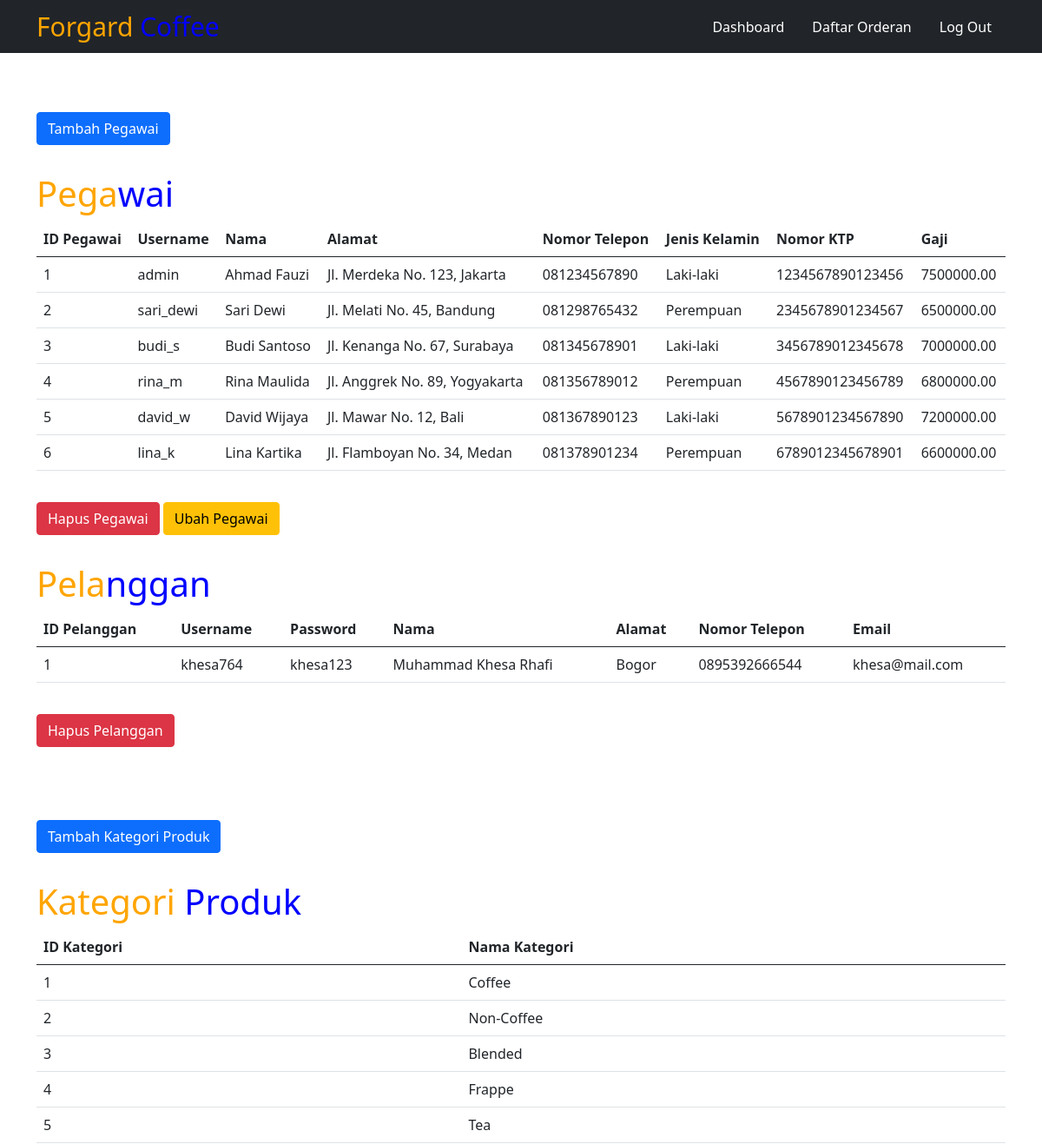
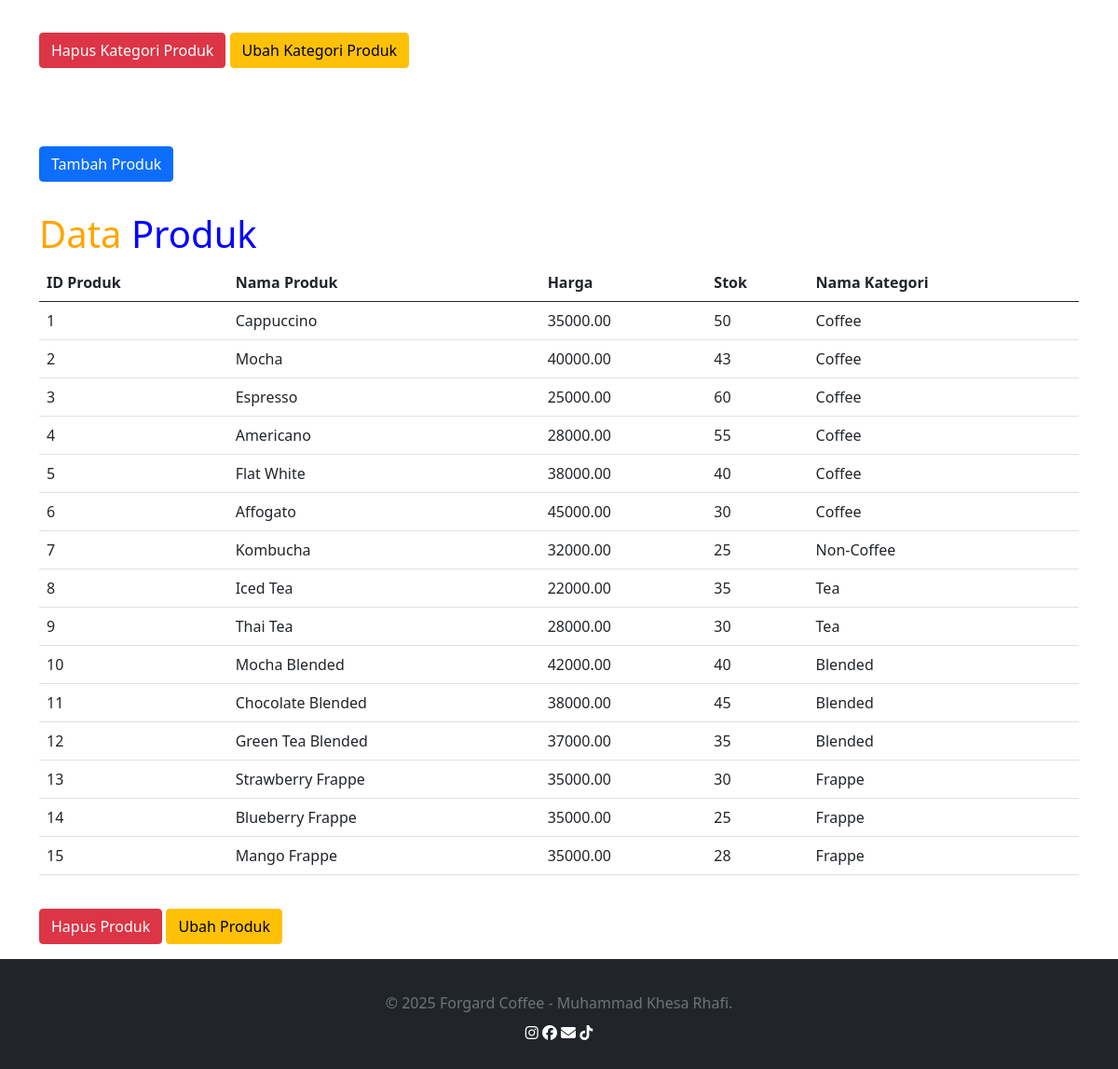
The app's page /dashboard_admin.php, older data (2 pictures, top to bottom).
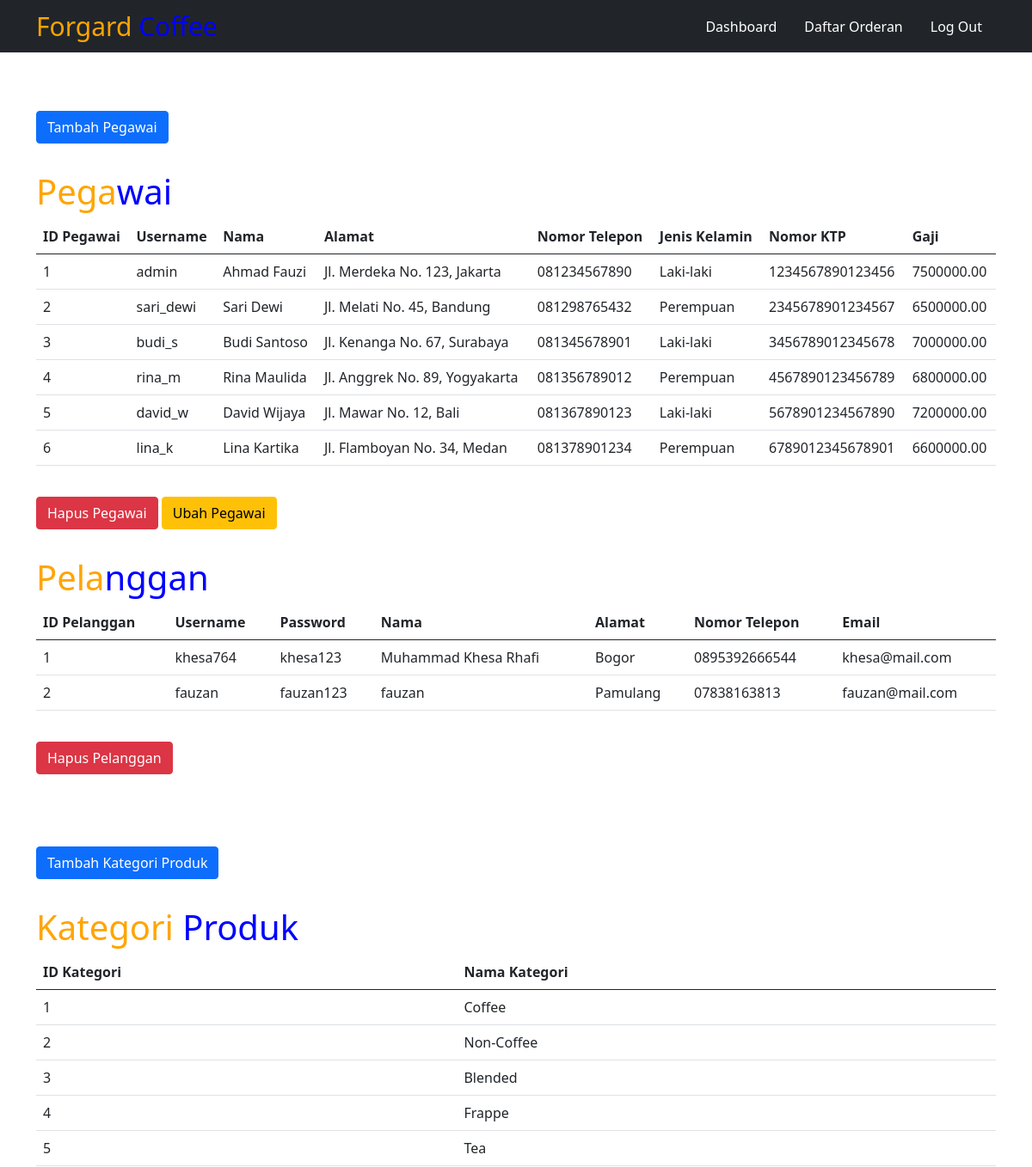
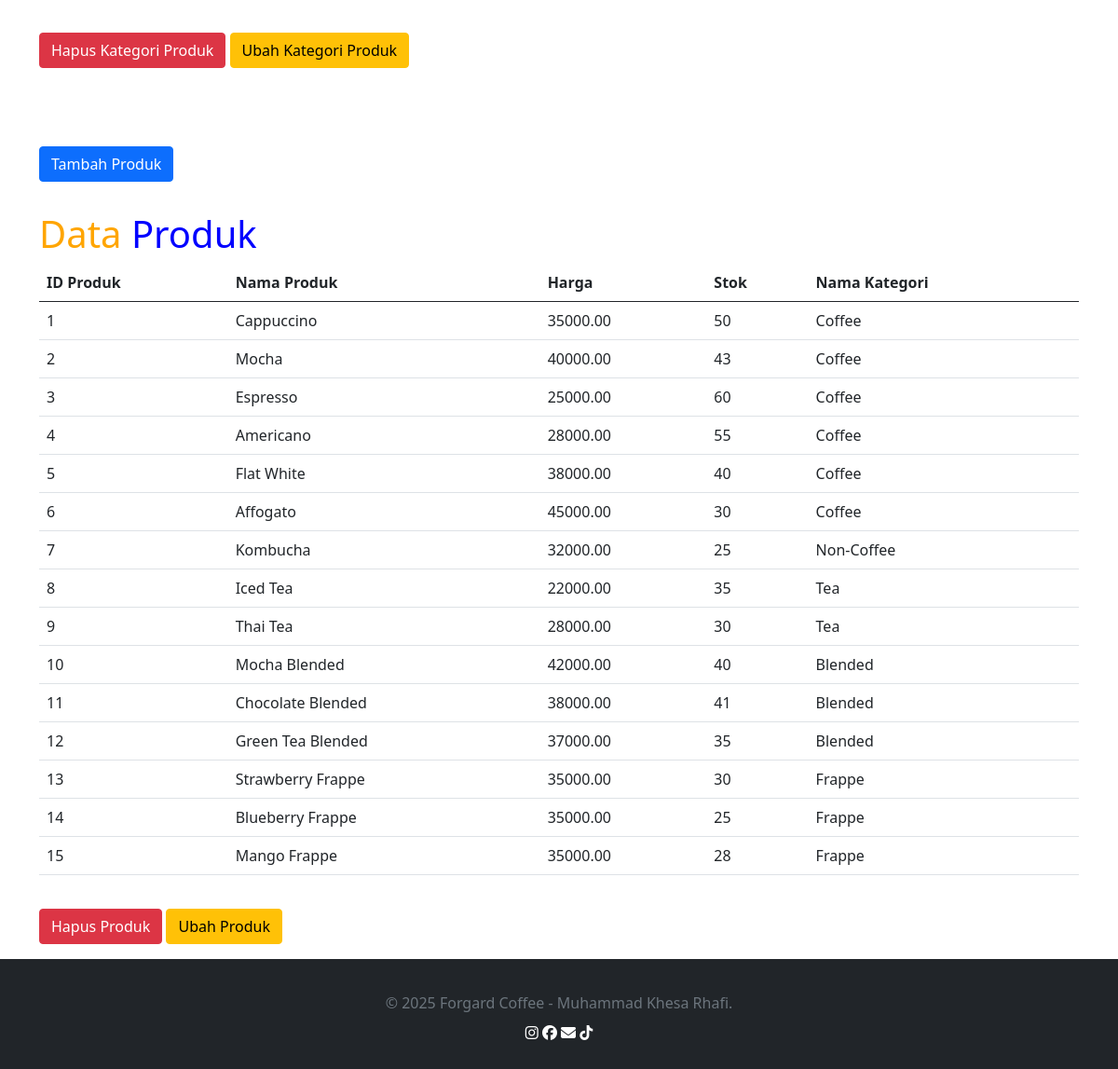
The same page, newer data (2 pictures, top to bottom).
### tables this page shows
CREATE TABLE `informasi_pegawai` (
  `ID_Informasi_Pegawai` int(11) NOT NULL,
  `ID_Pegawai` int(11) DEFAULT NULL,
  `Nomor_KTP` varchar(16) DEFAULT NULL,
  `Gaji` decimal(12,2) DEFAULT NULL
);

CREATE TABLE `pegawai` (
  `ID_Pegawai` int(11) NOT NULL,
  `Username` varchar(50) NOT NULL,
  `Password` varchar(50) NOT NULL,
  `Nama` varchar(100) NOT NULL,
  `Alamat` varchar(255) DEFAULT NULL,
  `Nomor_Telepon` varchar(15) DEFAULT NULL,
  `Jenis_Kelamin` varchar(10) DEFAULT NULL
);

CREATE TABLE `pelanggan` (
  `ID_Pelanggan` int(11) NOT NULL,
  `Username` varchar(50) NOT NULL,
  `Password` varchar(50) NOT NULL,
  `Nama` varchar(100) NOT NULL,
  `Alamat` varchar(255) DEFAULT NULL,
  `Nomor_Telepon` varchar(15) DEFAULT NULL,
  `Email` varchar(100) DEFAULT NULL
);

CREATE TABLE `kategori_produk` (
  `ID_Kategori` int(11) NOT NULL,
  `Nama_Kategori` varchar(50) NOT NULL
);

CREATE TABLE `produk` (
  `ID_Produk` int(11) NOT NULL,
  `Nama_Produk` varchar(100) NOT NULL,
  `Harga` decimal(12,2) NOT NULL,
  `Stok` int(11) NOT NULL,
  `ID_Kategori` int(11) DEFAULT NULL
);

### dashboard_admin.php (the view, shortened to what the changed rows need)
<!DOCTYPE html>
<html lang="en">
<head>
    <link rel="stylesheet" type="text/css" href="./home/style.css">
    <link href="https://cdn.jsdelivr.net/npm/bootstrap@5.0.2/dist/css/bootstrap.min.css" rel="stylesheet">
    <link href="https://unpkg.com/aos@2.3.1/dist/aos.css" rel="stylesheet">
</head>
<body>
    <div class="container mt-3">
        <?php
        $servername = "localhost";
        $username = "root";
        $password = "";
        $dbname = "coffee_shop";
        $conn = new mysqli($servername, $username, $password, $dbname);
        $sql = "SELECT Pegawai.*, Informasi_Pegawai.Nomor_KTP, Informasi_Pegawai.Gaji
        FROM Pegawai
        LEFT JOIN Informasi_Pegawai ON Pegawai.ID_Pegawai = Informasi_Pegawai.ID_Pegawai";
        $result = $conn->query($sql);
        if ($result->num_rows > 0) {
            echo "<table class='table'>
            <thead>
            <tr>
            <th>ID Pegawai</th>
            <th>Username</th>
            <th>Nama</th>
            <th>Alamat</th>
            <th>Nomor Telepon</th>
            <th>Jenis Kelamin</th>
            <th>Nomor KTP</th>
            <th>Gaji</th>
            </tr>
            </thead>
            <tbody>";
            while ($row = $result->fetch_assoc()) {
                echo "<tr>
                <td>" . $row["ID_Pegawai"] . "</td>
                <td>" . $row["Username"] . "</td>
                <td>" . $row["Nama"] . "</td>
                <td>" . $row["Alamat"] . "</td>
                <td>" . $row["Nomor_Telepon"] . "</td>
                <td>" . $row["Jenis_Kelamin"] . "</td>
                <td>" . $row["Nomor_KTP"] . "</td>
                <td>" . $row["Gaji"] . "</td>
                </tr>";
            }
            echo "</tbody>
            </table>";
        } else {
            echo "Tabel belum terisi.";
        }
        ?>
    </div>
   <div class="container mt-3">
    <?php
    $servername = "localhost";
    $username = "root";
    $password = "";
    $dbname = "coffee_shop";
    $conn = new mysqli($servername, $username, $password, $dbname);
    $sql = "SELECT * FROM Pelanggan";
    $result = $conn->query($sql);
    if ($result->num_rows > 0) {
        echo "<table class='table'>
        <thead>
        <tr>
        <th>ID Pelanggan</th>
        <th>Username</th>
        <th>Password</th>
        <th>Nama</th>
        <th>Alamat</th>
        <th>Nomor Telepon</th>
        <th>Email</th>
        </tr>
        </thead>
        <tbody>";
        while ($row = $result->fetch_assoc()) {
            echo "<tr>
            <td>" . $row["ID_Pelanggan"] . "</td>
            <td>" . $row["Username"] . "</td>
            <td>" . $row["Password"] . "</td>
            <td>" . $row["Nama"] . "</td>
            <td>" . $row["Alamat"] . "</td>
            <td>" . $row["Nomor_Telepon"] . "</td>
            <td>" . $row["Email"] . "</td>
            </tr>";
        }
        echo "</tbody>
        </table>";
    } else {
        echo "Tabel belum terisi.";
    }
    ?>
</div>
<?php
$servername = "localhost";
$username = "root";
$password = "";
$dbname = "coffee_shop";
$conn = new mysqli($servername, $username, $password, $dbname);
$sql = "SELECT * FROM Kategori_Produk";
$result = $conn->query($sql);
echo "<div class='container mt-3'>";
if ($result->num_rows > 0) {
    echo "<table class='table'>
    <thead>
    <tr>
    <th>ID Kategori</th>
    <th>Nama Kategori</th>
    </tr>
    </thead>
    <tbody>";
    while ($row = $result->fetch_assoc()) {
        echo "<tr>
        <td>" . $row["ID_Kategori"] . "</td>
        <td>" . $row["Nama_Kategori"] . "</td>
        </tr>";
    }
    echo "</tbody>
    </table>";
} else {
    echo "Tabel belum terisi.";
}
echo "</div>";
?>
                            <?php
                            $servername = "localhost";
                            $username = "root";
                            $password = "";
                            $dbname = "coffee_shop";
                            ?>
<div class="container mt-3">
    <?php
    $conn = new mysqli($servername, $username, $password, $dbname);
    $sql_produk = "SELECT Produk.ID_Produk, Produk.Nama_Produk, Produk.Harga, Produk.Stok, Kategori_Produk.Nama_Kategori
    FROM Produk
    JOIN Kategori_Produk ON Produk.ID_Kategori = Kategori_Produk.ID_Kategori";
    $result_produk = $conn->query($sql_produk);
    if ($result_produk->num_rows > 0) {
        echo "<table class='table'>
        <thead>
        <tr>
        <th>ID Produk</th>
        <th>Nama Produk</th>
        <th>Harga</th>
        <th>Stok</th>
        <th>Nama Kategori</th>
        </tr>
        </thead>
        <tbody>";
        while ($row_produk = $result_produk->fetch_assoc()) {
            echo "<tr>
            <td>" . $row_produk["ID_Produk"] . "</td>
            <td>" . $row_produk["Nama_Produk"] . "</td>
            <td>" . $row_produk["Harga"] . "</td>
            <td>" . $row_produk["Stok"] . "</td>
            <td>" . $row_produk["Nama_Kategori"] . "</td>
            </tr>";
        }
        echo "</tbody>
        </table>";
    } else {
        echo "Tabel Produk belum terisi.";
    }
    ?>
</div>
</body>
</html>

Row changes from the older to the newer data that the page shows:
added pelanggan: ID_Pelanggan "2", Username "fauzan", Password "fauzan123", Nama "fauzan", Alamat "Pamulang", Nomor_Telepon "07838163813", Email "fauzan@mail.com"
changed produk "Chocolate Blended": Stok "45" → "41"
